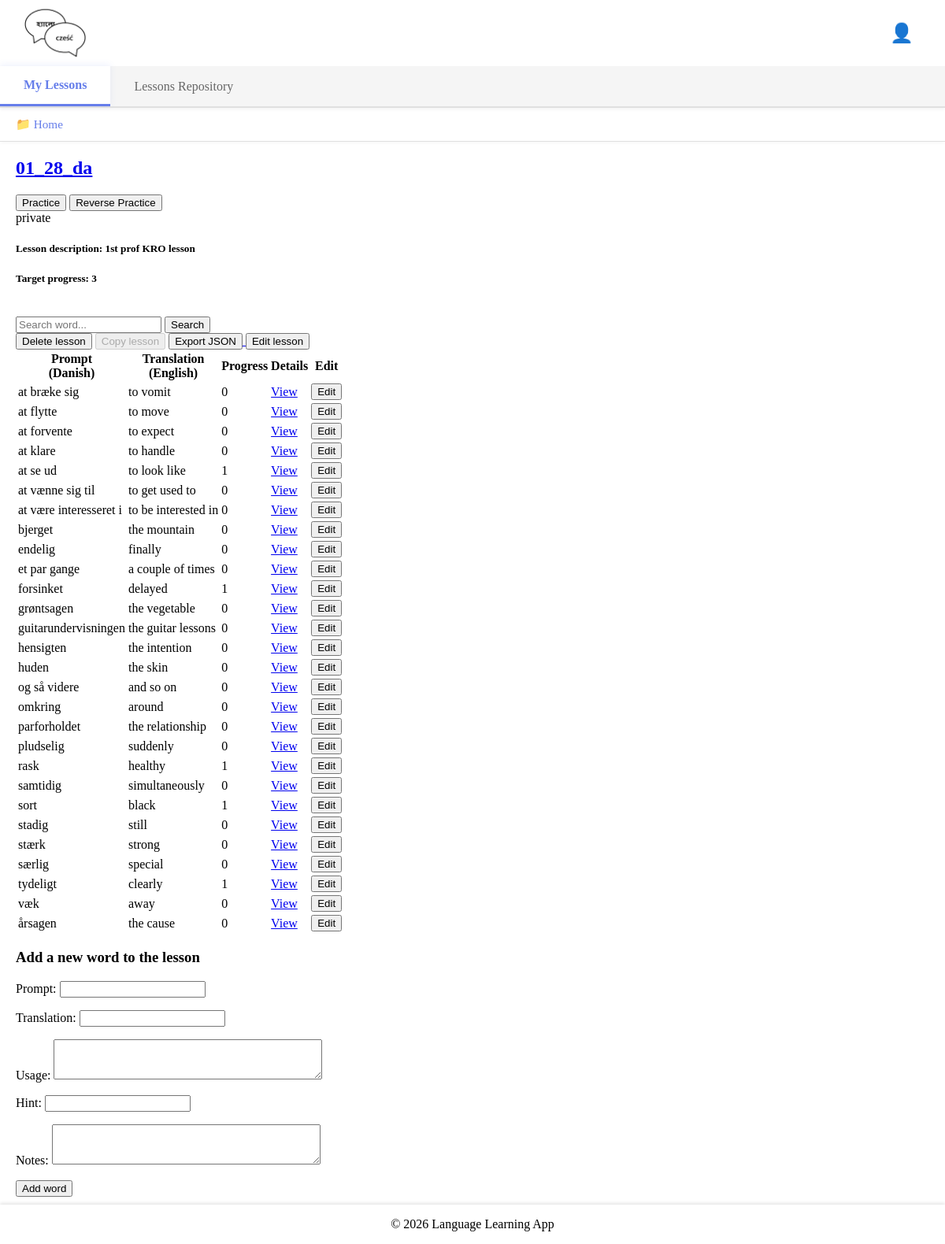
/my-lesson-details/157/ (signed in), run on an earlier commit of the app's database.
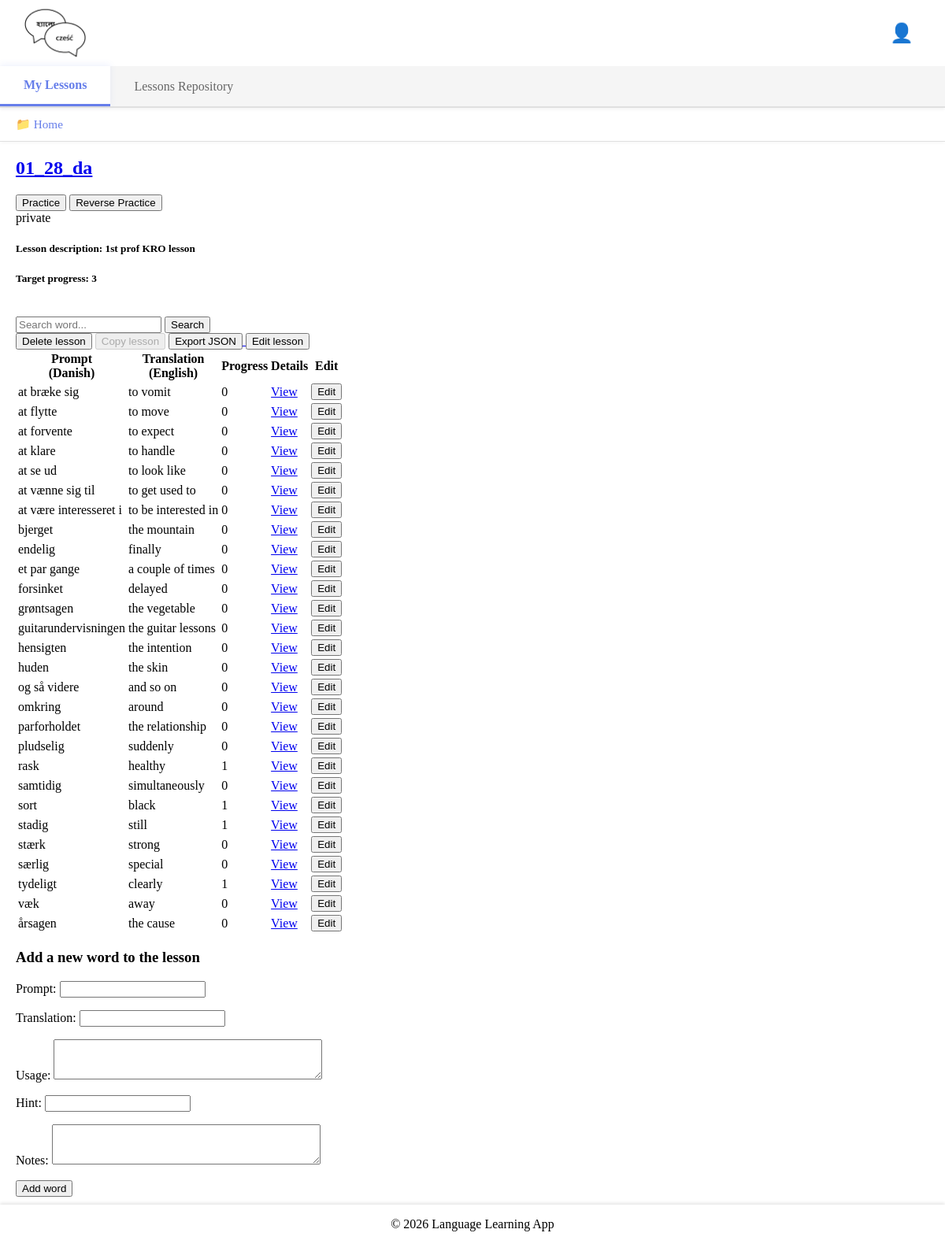
And on a later commit of the database.
### base/models.py (models this page shows, shortened)
class UserDirectory(models.Model):
    name = models.CharField(max_length=255)
    user = models.ForeignKey(
        User, on_delete=models.CASCADE, related_name="directories"
    )
    parent_directory = models.ForeignKey(
        "self",
        null=True,
        blank=True,
        on_delete=models.CASCADE,
        related_name="subdirectories",
    )
    is_root = models.BooleanField(default=False)
    created = models.DateTimeField(auto_now_add=True)
    updated = models.DateTimeField(auto_now=True)
    class Meta:
        ordering = ["name"]
        unique_together = ("user", "parent_directory", "name")
    def get_path(self):
        path = []
        current = self
        visited = set()
        while current is not None:
            if current.id in visited:
                break
            visited.add(current.id)
            path.insert(0, current)
            current = current.parent_directory
        return path

class UserLesson(models.Model):
    user = models.ForeignKey(User, on_delete=models.CASCADE)
    lesson = models.ForeignKey(Lesson, on_delete=models.CASCADE)
    directory = models.ForeignKey(
        "UserDirectory",
        on_delete=models.SET_NULL,
        null=True,
        blank=True,
        related_name="lessons",
    )
    target_progress = models.PositiveIntegerField(
        default=3, validators=[MinValueValidator(1)]
    )
    practice_window = models.PositiveIntegerField(
        default=10, validators=[MinValueValidator(1)]
    )
    allowed_error_margin = models.PositiveIntegerField(
        default=0, validators=[MinValueValidator(0)]
    )
    class Meta:
        unique_together = ("user", "lesson")

class Lesson(models.Model):
    title = models.CharField(max_length=255)
    description = models.TextField(
        blank=True, help_text="Brief description of the lesson."
    )
    prompt_language = models.ForeignKey(
        Language, on_delete=models.CASCADE, related_name="prompt_lessons"
    )
    translation_language = models.ForeignKey(
        Language, on_delete=models.CASCADE, related_name="translation_lessons"
    )
    author = models.ForeignKey(
        User,
        on_delete=models.CASCADE,
        related_name="authored_lessons",
    )
    changes_log = models.TextField(
        blank=True, help_text="Log of changes made to this lesson."
    )
    access_type = models.ForeignKey(AccessType, on_delete=models.PROTECT, default=1)
    original_lesson = models.ForeignKey(
        "self", null=True, blank=True, on_delete=models.SET_NULL
    )
    updated = models.DateTimeField(auto_now=True)
    created = models.DateTimeField(auto_now_add=True)

class AccessType(models.Model):
    ACCESS_CHOICES = [
        ("private", "Private"),
        ("readonly", "Read-Only"),
        ("write", "Writable"),
    ]
    name = models.CharField(max_length=20, choices=ACCESS_CHOICES, unique=True)

class Language(models.Model):
    name = models.CharField(max_length=50, unique=True)
    def __str__(self):
        return self.name

class UserWord(models.Model):
    user_lesson = models.ForeignKey(
        UserLesson,
        on_delete=models.CASCADE,
        related_name="user_words",
    )
    word = models.ForeignKey(Word, on_delete=models.CASCADE)
    current_progress = models.PositiveIntegerField(default=0)
    notes = models.TextField(blank=True)
    class Meta:
        unique_together = ("user_lesson", "word")

class Word(models.Model):
    lesson = models.ForeignKey(Lesson, on_delete=models.CASCADE, related_name="words")
    prompt = models.CharField(max_length=255)
    translation = models.CharField(max_length=255)
    usage = models.TextField(blank=True)
    prompt_audio = models.FileField(upload_to="audio/prompts/", blank=True, null=True)
    usage_audio = models.FileField(upload_to="audio/usages/", blank=True, null=True)
    hint = models.CharField(max_length=255, blank=True)
    updated = models.DateTimeField(auto_now=True)
    created = models.DateTimeField(auto_now_add=True)

### base/views.py (the view, shortened to what this page needs)
@login_required(login_url="login")
def myLessonDetails(request, my_lesson_id):
    myLesson = UserLesson.objects.select_related(
        "lesson", "lesson__author", "lesson__access_type",
        "lesson__prompt_language", "lesson__translation_language"
    ).filter(id=my_lesson_id).first()
    if not myLesson:
        return HttpResponse("You do not have this lesson.", status=404)
    if request.user.id != myLesson.user.id and not request.user.is_superuser:
        return HttpResponse("You are not allowed here!", status=403)
    lesson_words = myLesson.lesson.words.all()
    existing_userword_word_ids = set(
        UserWord.objects.filter(user_lesson=myLesson).values_list("word_id", flat=True)
    )
    missing_words = [w for w in lesson_words if w.id not in existing_userword_word_ids]
    for word in missing_words:
        UserWord.objects.create(
            user_lesson=myLesson, word=word, current_progress=0, notes=""
        )
    myWords = UserWord.objects.filter(user_lesson=myLesson).order_by(
        Lower("word__prompt")
    )
    my_Words_search_query = request.GET.get("q") or ""
    is_author = myLesson.lesson.author == request.user
    is_private = myLesson.lesson.access_type.name == "private"
    if request.user == myLesson.lesson.author or myLesson.lesson.access_type.name in [
        "write"
    ]:
        can_edit = True
    else:
        can_edit = False
    userWordForm = UserWordForm()
    if can_edit:
        if request.method == "POST":
            userWordForm = UserWordForm(request.POST)
            if userWordForm.is_valid():
                word_data = userWordForm.cleaned_data.get("word")
                prompt = (
                    word_data.prompt
                    if word_data
                    else userWordForm.cleaned_data.get("prompt")
                )
                translation = (
                    word_data.translation
                    if word_data
                    else userWordForm.cleaned_data.get("translation")
                )
                usage = (
                    word_data.usage
                    if word_data
                    else userWordForm.cleaned_data.get("usage")
                )
                hint = (
                    word_data.hint
                    if word_data
                    else userWordForm.cleaned_data.get("hint")
                )
                if Word.objects.filter(prompt=prompt, lesson=myLesson.lesson).exists():
                    messages.error(request, "This word already exists in the lesson.")
                    return redirect("my-lesson-details", my_lesson_id=myLesson.id)
                new_word = Word(
                    prompt=prompt,
                    translation=translation,
                    usage=usage,
                    hint=hint,
                    lesson=myLesson.lesson,
                )
                if request.user.userprofile.auto_generate_hints and not new_word.hint and new_word.prompt:
                    new_word.hint = new_word.prompt[0].upper()
                new_word.save()
                if new_word.prompt:
                    rel_path = generate_audio_file(
                        new_word.prompt,
                        myLesson.lesson.prompt_language,
                        "audio/prompts",
                        f"word_{new_word.id}_prompt.mp3",
                    )
                    new_word.prompt_audio = rel_path
                if new_word.usage:
                    rel_path = generate_audio_file(
                        new_word.usage,
                        myLesson.lesson.prompt_language,
                        "audio/usages",
                        f"word_{new_word.id}_usage.mp3",
                    )
                    new_word.usage_audio = rel_path
                new_word.save()
                UserWord.objects.create(
                    user_lesson=myLesson,
                    word=new_word,
                    current_progress=0,
                    notes=userWordForm.cleaned_data.get("notes", ""),
                )
                myLesson.lesson.updated = (
                    new_word.updated
                )  # Update lesson's updated time
                myLesson.lesson.changes_log = (
                    (
                        myLesson.lesson.changes_log + "\n"
                        if myLesson.lesson.changes_log
                        else ""
                    )
                    + f"{timezone.now()} Word '{new_word.prompt}' added by {request.user.username}"
                )
                myLesson.lesson.save()  # Save the lesson to update the timestamp
                messages.success(request, "Word created successfully!")
                return redirect("my-lesson-details", my_lesson_id=myLesson.id)
    current_directory = myLesson.directory
    if not current_directory:
        current_directory = UserDirectory.get_or_create_root_directory(request.user)
        myLesson.directory = current_directory
        myLesson.save()
    breadcrumb_path = current_directory.get_path()
    context = {
        "my_lesson": myLesson,
        "my_words": myWords,
        "word_form": userWordForm,
        "can_edit": can_edit,
        "is_private": is_private,
        "is_author": is_author,
        "current_directory": current_directory,
        "breadcrumb_path": breadcrumb_path,
    }
    return render(request, "base/authenticated/my_lessons/my_lesson_details.html", context)

### base/templates/base/authenticated/my_lessons/my_lesson_details.html (shortened to what this page needs)
{% extends 'base/layouts/my_lessons_layout.html' %}
{% block tab_content %}
<h2><a href="{% url 'my-lesson-details' my_lesson.id %}">{{ my_lesson.lesson.title }}</a></h2>
<a href="{% url 'start-practice' my_lesson.id 'normal' %}"><button autofocus>Practice</button></a>
<a href="{% url 'start-practice' my_lesson.id 'reverse' %}"><button>Reverse Practice</button></a>
<br>
{{ my_lesson.lesson.access_type.name}}
<h5>Lesson description: {{ my_lesson.lesson.description }}</h5>
<h5>Target progress: {{ my_lesson.target_progress }}</h5>
<br>
<form method="GET" action="{% url 'my-lesson-details' my_lesson.id %}">
    <input type="text" name="q" placeholder="Search word...">
    <button type="submit">Search</button>
</form>
<form action="{% url 'delete-my-lesson' my_lesson.id %}" method="get" style="display:inline;">
    <button type="submit">Delete lesson</button>
</form>
<form action="{% url 'copy-lesson' my_lesson.id %}" method="get" style="display:inline;">
    <button type="submit" {% if is_private %}disabled{% endif %}>Copy lesson</button>
</form>
<a href="{% url 'export-lesson-json' my_lesson.lesson.id %}">
    <button type="button">Export JSON</button>
</a>
<form action="{% url 'edit-lesson' my_lesson.id %}" method="get" style="display:inline;">
    <button type="submit"  {% if not is_author %}disabled{% endif %}>Edit lesson</button>
</form>
<div class="my-lesson-container">
    <table>
        <thead>
            <tr>
                <th>Prompt <br>({{my_lesson.lesson.prompt_language}})</th>
                <th>Translation <br> ({{my_lesson.lesson.translation_language}})</th>
                <th>Progress</th>
                <th>Details</th>
                <th>Edit</th>
            </tr>
        </thead>
        <tbody>
            {% for my_word in my_words %}
            <tr>
                <td>{{ my_word.word.prompt }}</td>
                <td>{{ my_word.word.translation }}</td>
                <td>{{ my_word.current_progress }}</td>
                <td>
                    <a href="{% url 'my-word-details' my_word.id %}">View</a>
                </td>
                <td>
                    <form action="{% url 'edit-word' my_word.id %}" method="get">
                        <button type="submit" {% if not can_edit %}disabled{% endif %}>Edit</button>
                    </form>
                </td>
            </tr>
            {% endfor %}
        </tbody>
    </table>
    {% if can_edit %}
    <div>
    <h3>Add a new word to the lesson</h3>
    <form method="POST" action="">
        {{ word_form.as_p }}
        <input type="submit" value="Add word" />
    </form>
    </div>
    {% endif %}
</div>
{% endblock tab_content %}

### base/templates/base/layouts/my_lessons_layout.html
{% extends 'base/layouts/authenticated_layout.html' %}
{% block header_tabs %}
    <nav class="tabs">
        <a href="{% url 'my-lessons' %}" class="active">My Lessons</a>
        <a href="{% url 'lessons-repository' %}">Lessons Repository</a>
    </nav>
{% endblock %}
{% block breadcrumb_content %}
    {% include 'base/layouts/includes/breadcrumb.html' %}
{% endblock %}
{% block authenticated_content %}
    <div class="tab-content">
        {% block tab_content %}{% endblock %}
    </div>
{% endblock %}

### base/templates/base/layouts/authenticated_layout.html
{% extends 'base/layouts/base_layout.html' %}
{% block content %}
    <header>
        {% include 'base/layouts/includes/header.html' %}
        <div class="header-tabs">
        {% block header_tabs %}{% endblock %}
        </div>
        <div class="breadcrumb">
        {% block breadcrumb_content %}{% endblock %}
        </div>
    </header>
    <main>
        {% block authenticated_content %}{% endblock %}
    </main>
{% endblock %}

### base/templates/base/layouts/base_layout.html (shortened to what this page needs)
<!DOCTYPE html>
{% load static %}
<html>
<head>
    <link rel="stylesheet" type="text/css" media="screen" href="{% static 'styles/main.css' %}">
</head>
<body>
    {% block content %}
    {% endblock %}
    <footer>
        <p>&copy; 2026 Language Learning App</p>
    </footer>
</body>
</html>

### base/templates/base/layouts/includes/header.html (shortened to what this page needs)
{% load static %}
<div class="navbar">
    <a href="/" class="logo">
        <img src="{% static 'images/logo.png' %}" alt="Home" style="height: 80px;">
    </a>
    {% if user.is_authenticated %}
    <div class="user-menu">
        <label for="user-menu-toggle" class="user-menu-icon">👤</label>
    </div>
    {% endif %}
</div>

### base/templates/base/layouts/includes/breadcrumb.html (shortened to what this page needs)
<nav class="breadcrumb-nav">
    <span>📁 </span>
    {% for dir in breadcrumb_path %}
        {% if dir.is_root %}
            <a href="{% url 'my-lessons' %}">{{ dir.name }}</a>
        {% else %}
            <a href="{% url 'my-lessons-directory' dir.id %}">{{ dir.name }}</a>
        {% endif %}
    {% endfor %}
</nav>

### static/styles/main.css (style rules this page uses)
body { background-color: white; margin: 0; padding: 0; }
.navbar { display: flex; justify-content: space-between; align-items: center; margin-left: 30px; margin-right: 30px; }
header { position: fixed; top: 0; left: 0; width: 100%; height: 100px; background-color: white; z-index: 1000; box-shadow: 0 2px 4px rgba(0,0,0,0.1); }
main { margin-top: 100px; margin-bottom: 60px; overflow-y: auto; max-height: calc(100vh - 160px); padding: 0; }
.tab-content { margin-top: 100px; margin-left: 20px; }
footer { position: fixed; bottom: 0; left: 0; width: 100%; background-color: white; text-align: center; box-shadow: 0 -2px 4px rgba(0,0,0,0.1); }
.logo img { height: 80px; }
.user-menu { position: relative; }
.user-menu-icon { font-size: 24px; cursor: pointer; padding: 10px; border-radius: 50%; transition: background-color 0.3s; }
.tabs { display: flex; gap: 0; border-bottom: 2px solid #e0e0e0; margin-bottom: 0; background-color: #f5f5f5; box-shadow: 0 2px 4px rgba(0,0,0,0.05); position: sticky; top: 80px; z-index: 900; width: 100%; }
.tabs a { padding: 15px 30px; text-decoration: none; color: #666; font-weight: 500; border-bottom: 3px solid transparent; transition: all 0.3s ease; position: relative; top: 2px; background: linear-gradient(to bottom, transparent 0%, transparent 100%); }
.tabs a.active { color: #667eea; border-bottom: 3px solid #667eea; background: white; font-weight: 600; box-shadow: 0 -2px 8px rgba(102, 126, 234, 0.1); transform: translateY(-2px); }

### base/templates/base/layouts/includes/breadcrumb.html (style rules this page uses)
.breadcrumb-nav { padding: 12px 20px; margin: 0; font-size: 0.95em; background: white; border-bottom: 1px solid #e0e0e0; position: sticky; top: 135px; z-index: 850; box-shadow: 0 2px 4px rgba(0,0,0,0.03); }
.breadcrumb-nav a { color: #667eea; text-decoration: none; font-weight: 500; }
.breadcrumb-nav span { color: #999; }

What changed in the data, as far as the page shows it:
changed UserWord "at se ud": current_progress "1" → "0"
changed UserWord "forsinket": current_progress "1" → "0"
changed UserWord "stadig": current_progress "0" → "1"
